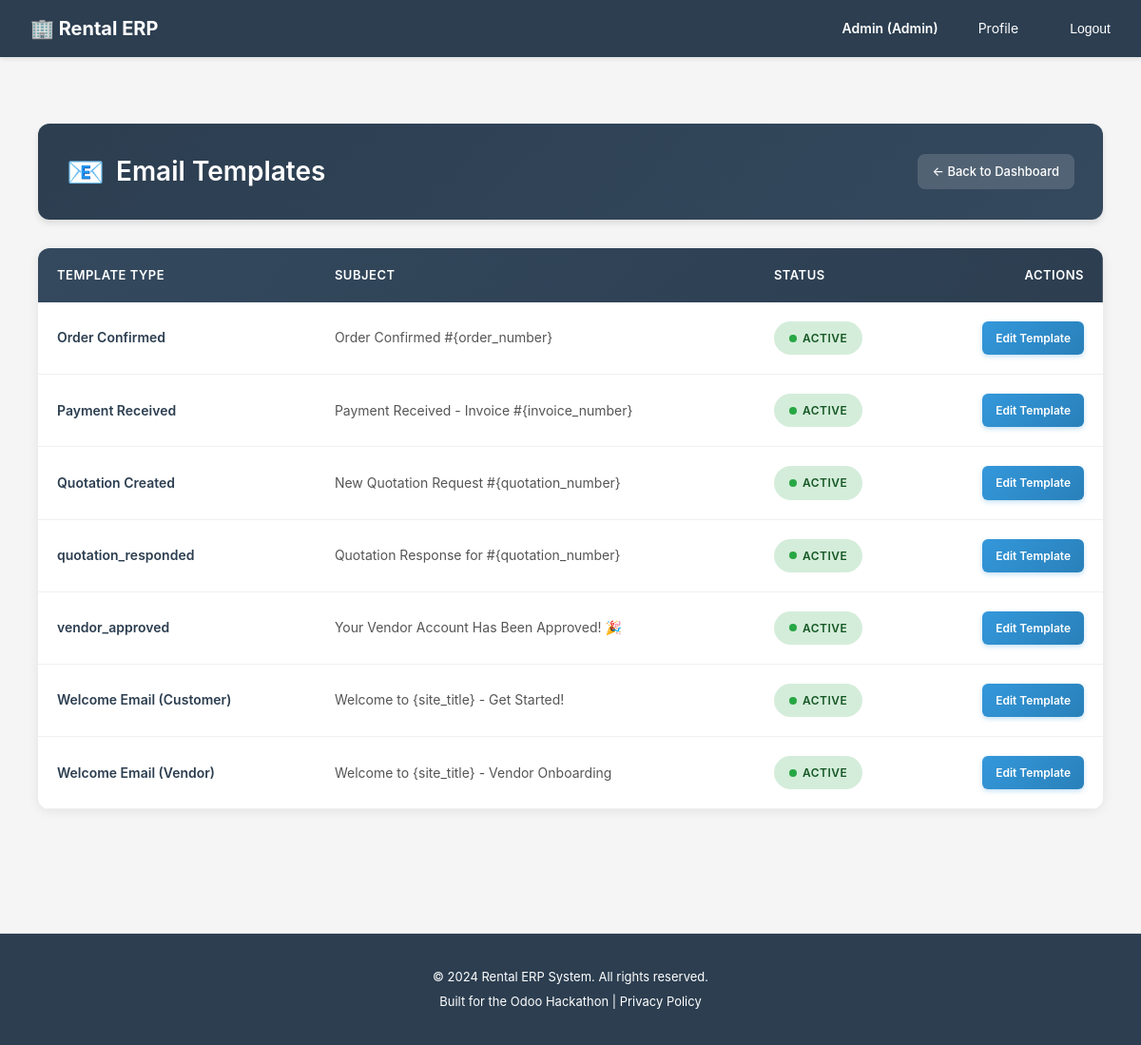
The page /config/admin/email-templates/ (signed in) on the database its author committed.
### accounts/models.py (models this page shows, shortened)
class User(AbstractUser):
    ROLE_CHOICES = [
        ('customer', 'Customer'),  # End-user who rents products
        ('vendor', 'Vendor'),      # Business user who owns rental products
        ('admin', 'Admin'),        # System administrator with full access
    ]
    email = models.EmailField(
        unique=True,
        validators=[EmailValidator()],
        help_text="Used for login and notifications"
    )
    role = models.CharField(
        max_length=20,
        choices=ROLE_CHOICES,
        default='customer',
        help_text="Determines user's permissions and accessible features"
    )
    phone = models.CharField(
        max_length=15,
        blank=True,
        null=True,
        validators=[
            RegexValidator(
                regex=r'^\+?1?\d{9,15}$',
                message="Phone number must be entered in the format: '+999999999'. Up to 15 digits allowed."
            )
        ],
        help_text="Contact number for order notifications and support"
    )
    is_verified = models.BooleanField(
        default=False,
        help_text="Email verification status for security"
    )
    totp_secret = models.CharField(
        max_length=32,
        blank=True,
        null=True,
        help_text="TOTP secret key for 2FA (encrypted)"
    )
    totp_enabled = models.BooleanField(
        default=False,
        help_text="Whether TOTP 2FA is enabled for this user"
    )
    created_at = models.DateTimeField(auto_now_add=True)
    updated_at = models.DateTimeField(auto_now=True)
    @property
    def phone_number(self):
        """Property alias for backward compatibility with older view/form code"""
        return self.phone
    USERNAME_FIELD = 'email'
    REQUIRED_FIELDS = ['username', 'first_name', 'last_name']
    class Meta:
        db_table = 'users'
        verbose_name = 'User'
        verbose_name_plural = 'Users'
        ordering = ['-created_at']

### system_settings/models.py (models this page shows, shortened)
class EmailTemplate(models.Model):
    TEMPLATE_TYPE_CHOICES = [
        ('quotation_created', 'Quotation Created'),
        ('quotation_sent', 'Quotation Sent to Customer'),
        ('order_confirmed', 'Order Confirmed'),
        ('pickup_reminder', 'Pickup Reminder'),
        ('return_reminder', 'Return Reminder'),
        ('late_return_alert', 'Late Return Alert'),
        ('invoice_sent', 'Invoice Sent'),
        ('payment_received', 'Payment Received'),
        ('welcome_customer', 'Welcome Email (Customer)'),
        ('welcome_vendor', 'Welcome Email (Vendor)'),
        ('password_reset', 'Password Reset'),
    ]
    template_type = models.CharField(
        max_length=50,
        choices=TEMPLATE_TYPE_CHOICES,
        unique=True,
        help_text="Email trigger event"
    )
    subject = models.CharField(
        max_length=255,
        help_text="Email subject line (supports variables like {{order_number}})"
    )
    body_html = models.TextField(
        help_text="HTML email body (supports Django template syntax)"
    )
    body_text = models.TextField(
        help_text="Plain text fallback for email clients that don't support HTML"
    )
    available_variables = models.JSONField(
        default=list,
        help_text="List of variables available for this template (e.g., ['customer_name', 'order_number'])"
    )
    is_active = models.BooleanField(
        default=True,
        help_text="Should this template be used"
    )
    created_at = models.DateTimeField(auto_now_add=True)
    updated_at = models.DateTimeField(auto_now=True)
    class Meta:
        db_table = 'email_templates'
        verbose_name = 'Email Template'
        verbose_name_plural = 'Email Templates'
        ordering = ['template_type']

### accounts/decorators.py (the view)
        def wrapper(request, *args, **kwargs):
            if not request.user.is_authenticated:
                return redirect('accounts:login')
            if request.user.role not in allowed_roles:
                return HttpResponseForbidden('You do not have access to this page.')
            return view_func(request, *args, **kwargs)

### rental_erp/compliance.py (called while the page is built)
    def process_request(self, request):
        if not request.user.is_authenticated:
            return None
        if request.method == 'GET':
            path_lower = request.path.lower()
            for model in self.PERSONAL_DATA_MODELS:
                if model in path_lower:
                    self._log_data_access(request, model)
                    break
        return None

    def process_request(self, request):
        if not request.user.is_authenticated:
            return None
        consent_key = f'gdpr_consent:{request.user.id}'
        has_consent = cache.get(consent_key)
        if has_consent is None:
            cache.set(consent_key, True, 86400)  # Cache for 24 hours
        return None

    def process_response(self, request, response):
        response['X-Privacy-Policy'] = '/privacy-policy/'
        if hasattr(settings, 'DATA_RETENTION_DAYS'):
            response['X-Data-Retention-Days'] = str(settings.DATA_RETENTION_DAYS)
        return response

    def process_request(self, request):
        for critical_path in self.CRITICAL_OPERATIONS:
            if request.path.startswith(critical_path):
                self._log_critical_operation(request)
                break
        return None

    def process_response(self, request, response):
        response['X-Security-Contact'] = 'security@rentalerp.com'
        if request.user.is_authenticated:
            response['X-Data-Classification'] = 'Confidential'
        else:
            response['X-Data-Classification'] = 'Public'
        return response

    def process_request(self, request):
        if not request.user.is_authenticated:
            return None
        requires_consent = any(
            request.path.startswith(path)
            for path in self.CONSENT_REQUIRED_PATHS
        )
        if requires_consent:
            consent_key = f'data_processing_consent:{request.user.id}'
            has_consent = cache.get(consent_key)
            if has_consent is None:
                cache.set(consent_key, True, 86400 * 7)  # Cache for 7 days
        return None

    def process_request(self, request):
        if request.user.is_authenticated:
            retention_days = getattr(settings, 'DATA_RETENTION_DAYS', 2555)  # ~7 years
            retention_deadline = datetime.now() + timedelta(days=retention_days)
            request.session['data_retention_deadline'] = retention_deadline.isoformat()
        return None

### templates/system_settings/admin_email_template_list.html (shortened to what this page needs)
{% extends 'base.html' %}
{% block content %}
<div class="email-templates-container">
    <div class="page-header">
        <h2>Email Templates</h2>
        <a href="{% url 'dashboards:dashboard' %}" class="back-link">← Back to Dashboard</a>
    </div>
    {% if templates %}
    <div class="templates-table-wrapper">
        <table class="templates-table">
            <thead>
                <tr>
                    <th>Template Type</th>
                    <th>Subject</th>
                    <th>Status</th>
                    <th style="text-align: right;">Actions</th>
                </tr>
            </thead>
            <tbody>
                {% for template in templates %}
                <tr class="template-row">
                    <td><span class="template-type">{{ template.get_template_type_display }}</span></td>
                    <td>{{ template.subject }}</td>
                    <td>
                        {% if template.is_active %}
                            <span class="status-badge status-active">Active</span>
                        {% else %}
                            <span class="status-badge status-inactive">Inactive</span>
                        {% endif %}
                    </td>
                    <td style="text-align: right;">
                        <a href="{% url 'system_settings:admin_email_template_edit' template.pk %}" class="action-btn">Edit Template</a>
                    </td>
                </tr>
                {% endfor %}
            </tbody>
        </table>
    </div>
    {% else %}
    <div class="empty-state">
        <div class="empty-state-icon">📭</div>
        <p class="empty-state-text">No email templates found.</p>
    </div>
    {% endif %}
</div>
{% endblock %}

### templates/base.html (shortened to what this page needs)
{% load static %}
<!DOCTYPE html>
<html lang="en">
<head>
</head>
<body>
    <nav>
        <div class="container">
            <a href="/" class="logo">🏢 Rental ERP</a>
            <ul>
                {% if user.is_authenticated %}
                    <li><strong>{{ user.first_name }} ({{ user.get_role_display }})</strong></li>
                    <li><a href="{% url 'accounts:profile' %}">Profile</a></li>
                    <li>
                        <form method="POST" action="{% url 'accounts:logout' %}" style="display: inline;">
                            <button type="submit" style="background: none; border: none; color: #fff; cursor: pointer; padding: 8px 12px; font-size: 14px;">Logout</button>
                        </form>
                    </li>
                {% else %}
                    <li><a href="{% url 'accounts:login' %}">Login</a></li>
                    <li><a href="{% url 'accounts:signup_customer' %}">Sign Up (Customer)</a></li>
                    <li><a href="{% url 'accounts:signup_vendor' %}">Sign Up (Vendor)</a></li>
                {% endif %}
            </ul>
        </div>
    </nav>
    <main>
        <div class="container">
            {% block content %}{% endblock %}
        </div>
    </main>
    <footer>
        <p>&copy; 2024 Rental ERP System. All rights reserved.</p>
        <p>Built for the Odoo Hackathon | <a href="#" style="color: #fff;">Privacy Policy</a></p>
    </footer>
</body>
</html>

### templates/system_settings/admin_email_template_list.html (style rules this page uses)
.email-templates-container { max-width: 1400px; margin: 0 auto; padding: 30px 20px; animation: fadeIn 0.4s ease-in; }
.page-header { background: linear-gradient(135deg, #2c3e50 0%, #34495e 100%); border-radius: 12px; padding: 25px 30px; margin-bottom: 30px; box-shadow: 0 4px 6px rgba(0,0,0,0.1); color: white; display: flex; align-items: center; justify-content: space-between; gap: 20px; }
.page-header h2 { margin: 0; font-size: 28px; font-weight: 600; display: flex; align-items: center; gap: 12px; }
.page-header h2::before { content: "📧"; font-size: 32px; }
.back-link { color: white; text-decoration: none; display: inline-flex; align-items: center; gap: 8px; padding: 8px 16px; background: rgba(255,255,255,0.15); border-radius: 8px; font-size: 13px; font-weight: 500; transition: all 0.3s ease; white-space: nowrap; }
.templates-table-wrapper { background: white; border-radius: 12px; box-shadow: 0 2px 12px rgba(0,0,0,0.08); overflow: hidden; animation: slideUp 0.5s ease-out; }
.templates-table { width: 100%; border-collapse: collapse; font-size: 14px; }
.templates-table thead { background: linear-gradient(135deg, #34495e 0%, #2c3e50 100%); color: white; }
.templates-table thead th { padding: 18px 20px; text-align: left; font-weight: 600; font-size: 13px; text-transform: uppercase; letter-spacing: 0.5px; border: none; }
.templates-table tbody tr { border-bottom: 1px solid #f0f0f0; transition: all 0.3s ease; }
.templates-table tbody td { padding: 20px; vertical-align: middle; color: #555; }
.template-type { font-weight: 600; color: #2c3e50; }
.status-badge { display: inline-flex; align-items: center; padding: 8px 16px; border-radius: 20px; font-size: 12px; font-weight: 600; text-transform: uppercase; letter-spacing: 0.5px; gap: 6px; animation: popIn 0.3s ease; }
.status-badge::before { content: ""; width: 8px; height: 8px; border-radius: 50%; display: inline-block; }
.status-active { background-color: #d4edda; color: #155724; }
.status-active::before { background-color: #28a745; animation: pulse 2s infinite; }
.action-btn { display: inline-flex; align-items: center; gap: 6px; padding: 8px 14px; background: linear-gradient(135deg, #3498db 0%, #2980b9 100%); color: white; text-decoration: none; border: none; cursor: pointer; transition: all 0.3s ease; box-shadow: 0 2px 5px rgba(52, 152, 219, 0.3); font-size: 12px; font-weight: 600; border-radius: 6px; }

### rows shown on the page
User: first_name "Admin", role "Admin"
EmailTemplate: template_type "Order Confirmed", subject "Order Confirmed #{order_number}", is_active "ACTIVE"
EmailTemplate: template_type "Payment Received", subject "Payment Received - Invoice #{invoice_number}", is_active "ACTIVE"
EmailTemplate: template_type "Quotation Created", subject "New Quotation Request #{quotation_number}", is_active "ACTIVE"
EmailTemplate: template_type "quotation_responded", subject "Quotation Response for #{quotation_number}", is_active "ACTIVE"
EmailTemplate: template_type "vendor_approved", subject "Your Vendor Account Has Been Approved! 🎉", is_active "ACTIVE"
EmailTemplate: template_type "Welcome Email (Customer)", subject "Welcome to {site_title} - Get Started!", is_active "ACTIVE"
EmailTemplate: template_type "Welcome Email (Vendor)", subject "Welcome to {site_title} - Vendor Onboarding", is_active "ACTIVE"
